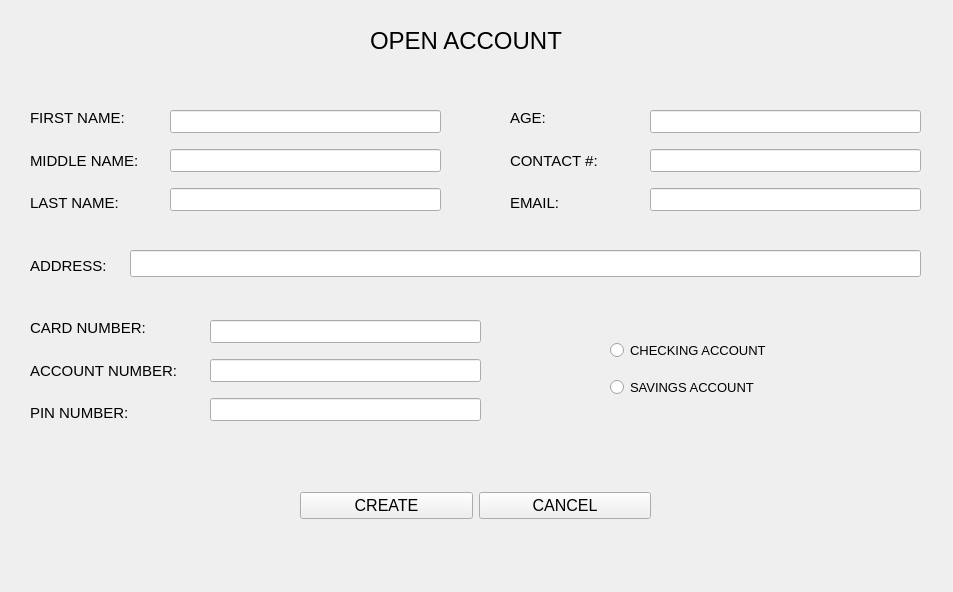
<?xml version="1.0" encoding="UTF-8"?>
<ui version="4.0">
 <class>admin_open</class>
 <widget class="QWidget" name="admin_open">
  <property name="geometry">
   <rect>
    <x>0</x>
    <y>0</y>
    <width>953</width>
    <height>592</height>
   </rect>
  </property>
  <property name="minimumSize">
   <size>
    <width>953</width>
    <height>592</height>
   </size>
  </property>
  <property name="maximumSize">
   <size>
    <width>953</width>
    <height>592</height>
   </size>
  </property>
  <property name="windowTitle">
   <string>Open Account</string>
  </property>
  <widget class="QLabel" name="label">
   <property name="geometry">
    <rect>
     <x>370</x>
     <y>10</y>
     <width>251</width>
     <height>61</height>
    </rect>
   </property>
   <property name="font">
    <font>
     <pointsize>18</pointsize>
     <weight>50</weight>
     <bold>false</bold>
    </font>
   </property>
   <property name="text">
    <string>OPEN ACCOUNT</string>
   </property>
  </widget>
  <widget class="QWidget" name="verticalLayoutWidget">
   <property name="geometry">
    <rect>
     <x>170</x>
     <y>100</y>
     <width>271</width>
     <height>121</height>
    </rect>
   </property>
   <layout class="QVBoxLayout" name="verticalLayout">
    <item>
     <widget class="QLineEdit" name="sys_fn">
      <property name="font">
       <font>
        <pointsize>10</pointsize>
       </font>
      </property>
      <property name="text">
       <string/>
      </property>
      <property name="maxLength">
       <number>50</number>
      </property>
     </widget>
    </item>
    <item>
     <widget class="QLineEdit" name="sys_mn">
      <property name="font">
       <font>
        <pointsize>10</pointsize>
       </font>
      </property>
      <property name="text">
       <string/>
      </property>
      <property name="maxLength">
       <number>50</number>
      </property>
     </widget>
    </item>
    <item>
     <widget class="QLineEdit" name="sys_ln">
      <property name="font">
       <font>
        <pointsize>10</pointsize>
       </font>
      </property>
      <property name="text">
       <string/>
      </property>
      <property name="maxLength">
       <number>50</number>
      </property>
     </widget>
    </item>
   </layout>
  </widget>
  <widget class="QWidget" name="verticalLayoutWidget_2">
   <property name="geometry">
    <rect>
     <x>30</x>
     <y>100</y>
     <width>125</width>
     <height>121</height>
    </rect>
   </property>
   <layout class="QVBoxLayout" name="verticalLayout_2">
    <item>
     <widget class="QLabel" name="label_2">
      <property name="font">
       <font>
        <pointsize>11</pointsize>
       </font>
      </property>
      <property name="text">
       <string>FIRST NAME:</string>
      </property>
     </widget>
    </item>
    <item>
     <widget class="QLabel" name="label_4">
      <property name="font">
       <font>
        <pointsize>11</pointsize>
       </font>
      </property>
      <property name="text">
       <string>MIDDLE NAME:</string>
      </property>
     </widget>
    </item>
    <item>
     <widget class="QLabel" name="label_3">
      <property name="font">
       <font>
        <pointsize>11</pointsize>
       </font>
      </property>
      <property name="text">
       <string>LAST NAME:</string>
      </property>
     </widget>
    </item>
   </layout>
  </widget>
  <widget class="QWidget" name="verticalLayoutWidget_3">
   <property name="geometry">
    <rect>
     <x>510</x>
     <y>100</y>
     <width>131</width>
     <height>121</height>
    </rect>
   </property>
   <layout class="QVBoxLayout" name="verticalLayout_3">
    <item>
     <widget class="QLabel" name="label_5">
      <property name="font">
       <font>
        <pointsize>11</pointsize>
       </font>
      </property>
      <property name="text">
       <string>AGE:</string>
      </property>
     </widget>
    </item>
    <item>
     <widget class="QLabel" name="label_6">
      <property name="font">
       <font>
        <pointsize>11</pointsize>
       </font>
      </property>
      <property name="text">
       <string>CONTACT #:</string>
      </property>
     </widget>
    </item>
    <item>
     <widget class="QLabel" name="label_7">
      <property name="font">
       <font>
        <pointsize>11</pointsize>
       </font>
      </property>
      <property name="text">
       <string>EMAIL:</string>
      </property>
     </widget>
    </item>
   </layout>
  </widget>
  <widget class="QWidget" name="verticalLayoutWidget_4">
   <property name="geometry">
    <rect>
     <x>650</x>
     <y>100</y>
     <width>271</width>
     <height>121</height>
    </rect>
   </property>
   <layout class="QVBoxLayout" name="verticalLayout_4">
    <item>
     <widget class="QLineEdit" name="sys_age">
      <property name="font">
       <font>
        <pointsize>10</pointsize>
       </font>
      </property>
      <property name="text">
       <string/>
      </property>
      <property name="maxLength">
       <number>3</number>
      </property>
     </widget>
    </item>
    <item>
     <widget class="QLineEdit" name="sys_contact">
      <property name="font">
       <font>
        <pointsize>10</pointsize>
       </font>
      </property>
      <property name="text">
       <string/>
      </property>
      <property name="maxLength">
       <number>11</number>
      </property>
     </widget>
    </item>
    <item>
     <widget class="QLineEdit" name="sys_email">
      <property name="font">
       <font>
        <pointsize>10</pointsize>
       </font>
      </property>
      <property name="text">
       <string/>
      </property>
      <property name="maxLength">
       <number>50</number>
      </property>
     </widget>
    </item>
   </layout>
  </widget>
  <widget class="QLabel" name="label_8">
   <property name="geometry">
    <rect>
     <x>30</x>
     <y>250</y>
     <width>123</width>
     <height>31</height>
    </rect>
   </property>
   <property name="font">
    <font>
     <pointsize>11</pointsize>
    </font>
   </property>
   <property name="text">
    <string>ADDRESS:</string>
   </property>
  </widget>
  <widget class="QLineEdit" name="sys_add">
   <property name="geometry">
    <rect>
     <x>130</x>
     <y>250</y>
     <width>791</width>
     <height>27</height>
    </rect>
   </property>
   <property name="font">
    <font>
     <pointsize>10</pointsize>
    </font>
   </property>
   <property name="text">
    <string/>
   </property>
  </widget>
  <widget class="QWidget" name="verticalLayoutWidget_5">
   <property name="geometry">
    <rect>
     <x>30</x>
     <y>310</y>
     <width>165</width>
     <height>121</height>
    </rect>
   </property>
   <layout class="QVBoxLayout" name="verticalLayout_5">
    <item>
     <widget class="QLabel" name="label_9">
      <property name="font">
       <font>
        <pointsize>11</pointsize>
       </font>
      </property>
      <property name="text">
       <string>CARD NUMBER:</string>
      </property>
     </widget>
    </item>
    <item>
     <widget class="QLabel" name="label_10">
      <property name="font">
       <font>
        <pointsize>11</pointsize>
       </font>
      </property>
      <property name="text">
       <string>ACCOUNT NUMBER:</string>
      </property>
     </widget>
    </item>
    <item>
     <widget class="QLabel" name="label_11">
      <property name="font">
       <font>
        <pointsize>11</pointsize>
       </font>
      </property>
      <property name="text">
       <string>PIN NUMBER:</string>
      </property>
     </widget>
    </item>
   </layout>
  </widget>
  <widget class="QWidget" name="verticalLayoutWidget_6">
   <property name="geometry">
    <rect>
     <x>210</x>
     <y>310</y>
     <width>271</width>
     <height>121</height>
    </rect>
   </property>
   <layout class="QVBoxLayout" name="verticalLayout_6">
    <item>
     <widget class="QLineEdit" name="sys_cn">
      <property name="font">
       <font>
        <pointsize>10</pointsize>
       </font>
      </property>
      <property name="inputMask">
       <string/>
      </property>
      <property name="text">
       <string/>
      </property>
      <property name="maxLength">
       <number>16</number>
      </property>
     </widget>
    </item>
    <item>
     <widget class="QLineEdit" name="sys_an">
      <property name="font">
       <font>
        <pointsize>10</pointsize>
       </font>
      </property>
      <property name="text">
       <string/>
      </property>
      <property name="maxLength">
       <number>12</number>
      </property>
     </widget>
    </item>
    <item>
     <widget class="QLineEdit" name="sys_pin">
      <property name="font">
       <font>
        <pointsize>10</pointsize>
       </font>
      </property>
      <property name="inputMethodHints">
       <set>Qt::ImhHiddenText|Qt::ImhNoAutoUppercase|Qt::ImhNoPredictiveText|Qt::ImhSensitiveData</set>
      </property>
      <property name="text">
       <string/>
      </property>
      <property name="maxLength">
       <number>6</number>
      </property>
      <property name="echoMode">
       <enum>QLineEdit::Password</enum>
      </property>
     </widget>
    </item>
   </layout>
  </widget>
  <widget class="QWidget" name="verticalLayoutWidget_7">
   <property name="geometry">
    <rect>
     <x>610</x>
     <y>330</y>
     <width>188</width>
     <height>80</height>
    </rect>
   </property>
   <layout class="QVBoxLayout" name="verticalLayout_8">
    <item>
     <widget class="QRadioButton" name="sys_checking">
      <property name="font">
       <font>
        <pointsize>10</pointsize>
       </font>
      </property>
      <property name="text">
       <string>CHECKING ACCOUNT</string>
      </property>
     </widget>
    </item>
    <item>
     <widget class="QRadioButton" name="sys_savings">
      <property name="font">
       <font>
        <pointsize>10</pointsize>
       </font>
      </property>
      <property name="text">
       <string>SAVINGS ACCOUNT</string>
      </property>
     </widget>
    </item>
   </layout>
  </widget>
  <widget class="QWidget" name="horizontalLayoutWidget">
   <property name="geometry">
    <rect>
     <x>300</x>
     <y>460</y>
     <width>351</width>
     <height>91</height>
    </rect>
   </property>
   <layout class="QHBoxLayout" name="horizontalLayout">
    <item>
     <widget class="QPushButton" name="sys_create">
      <property name="font">
       <font>
        <pointsize>12</pointsize>
       </font>
      </property>
      <property name="text">
       <string>CREATE</string>
      </property>
     </widget>
    </item>
    <item>
     <widget class="QPushButton" name="sys_cancel">
      <property name="font">
       <font>
        <pointsize>12</pointsize>
       </font>
      </property>
      <property name="text">
       <string>CANCEL</string>
      </property>
     </widget>
    </item>
   </layout>
  </widget>
 </widget>
 <resources/>
 <connections/>
</ui>
